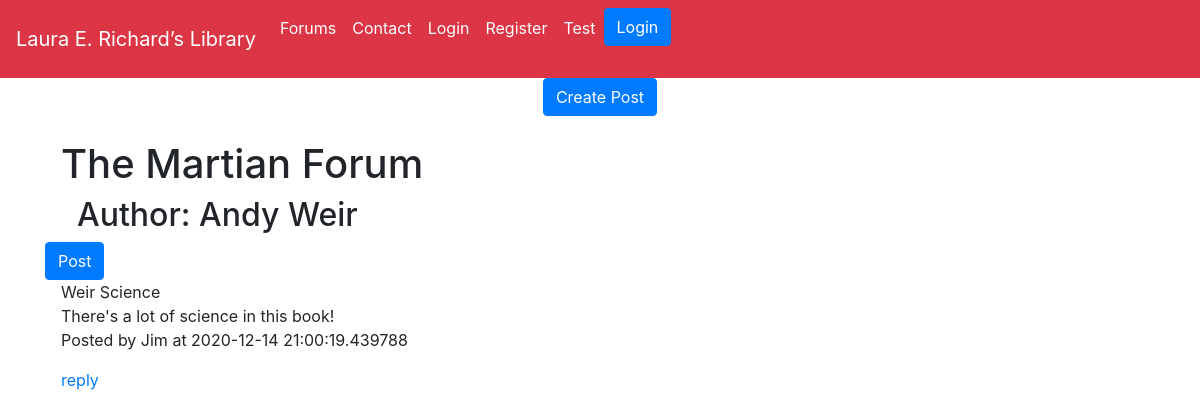
/forum/The Martian, run on the app's committed database.
### app/models.py (models this page shows, shortened)
class Forum(db.Model):
    id = db.Column(db.Integer, primary_key=True)
    timestamp = db.Column(db.DateTime, index=True, default=datetime.utcnow)
    userID = db.Column(db.Integer, db.ForeignKey('user.id'))
    book_title = db.Column(db.String(140), index=True, unique=True)
    author = db.Column(db.String(140), index=True)
    posts = db.relationship("Post", backref="forum", lazy="dynamic")

class Post(db.Model):
    id = db.Column(db.Integer, primary_key=True)
    title = db.Column(db.String(140))
    timestamp = db.Column(db.DateTime, index=True, default=datetime.utcnow)
    content = db.Column(db.String(10000), index=True)
    userID = db.Column(db.Integer, db.ForeignKey('user.id'))
    forumID = db.Column(db.Integer, db.ForeignKey('forum.id'))
    replies = db.relationship("Reply", backref="post", lazy="dynamic")

class User(UserMixin, db.Model):
    id = db.Column(db.Integer, primary_key=True)
    name = db.Column(db.String(64), index=True, unique=True)
    email = db.Column(db.String(120), index=True, unique=True)
    password_hash = db.Column(db.String(128), index=True)
    forums = db.relationship("Forum", backref="user", lazy="dynamic")
    posts = db.relationship("Post", backref="user", lazy="dynamic")
    replies = db.relationship("Reply", backref="user", lazy="dynamic")

### app/routes.py (the view, shortened to what this page needs)
@app.route('/forum/<book_title>', methods=['GET', 'POST'])
def forum(book_title):
    forum = Forum.query.filter_by(book_title=book_title).first()
    form = CreatePostForm()
    return render_template('forum.html',title='New Post', forum=forum, form=form)

### app/templates/forum.html (shortened to what this page needs)
{% extends "base.html" %}
{% import 'bootstrap/wtf.html' as wtf %}
{% block app_content %}
<div class="text-center">
  <a href="" class="btn btn-primary btn-rounded mb-4" data-toggle="modal" data-target="#modalPostForm">Create Post</a>
</div>
    <div class="ml-3"><h1> {{ forum.book_title }} Forum</h1>
         <h2 class="ml-3">Author: {{ forum.author }}</h2>
    </div>
<a class="btn btn-primary" href="{{ url_for('makepost', book_title=forum.book_title)}}" role="button">Post</a>
{% for pst in forum.posts %}
    <div class="ml-3">
        <p>{{ pst.title }}<br>
        {{ pst.content }}<br>
         Posted by {{ pst.user.name }} at {{ pst.timestamp }}
        </p>
        </div>
    <div class="ml-3">
        <a href="{{ url_for('reply', book_title=pst.forum.book_title, title=pst.title)}}">reply</a>
    </div>
    {% endfor %}
{% endblock %}

### data on the page
Forum: book_title "The Martian", author "Andy Weir"
Post: title "Weir Science", content "There's a lot of science in this book!", user.name "Jim", timestamp "2020-12-14 21:00:19.439788"
